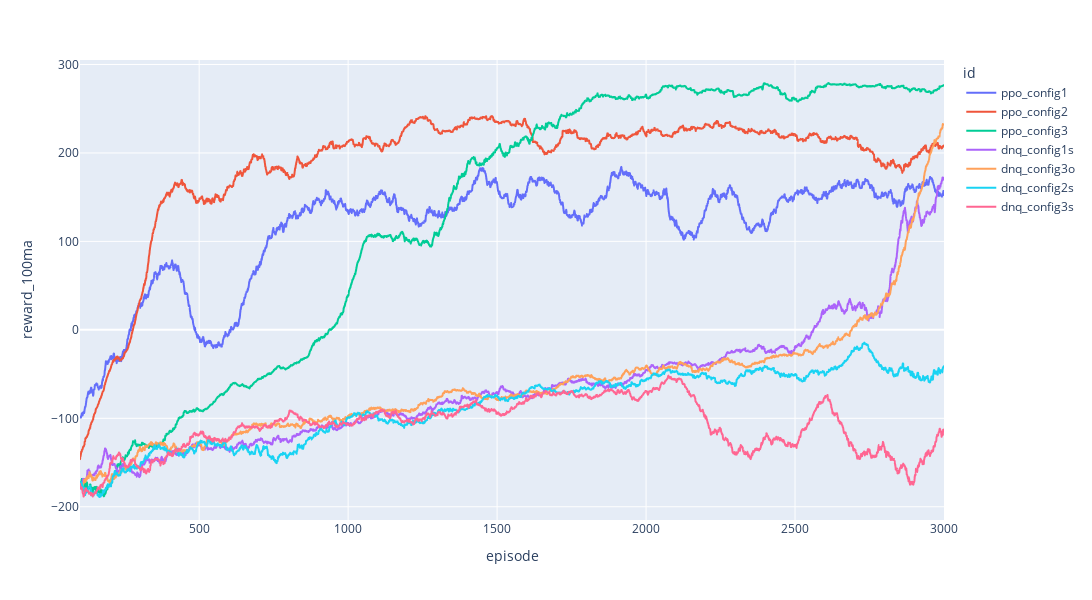

The code cell stored with this chart in its notebook:
### Code cell
fig = px.line(df, x='episode', y='reward_100ma', color='id',width=1400, height=600)
fig

### Figure 1 — Plotly figure (JSON) as saved in the notebook; plotly's stock layout.template omitted (floating-point values rounded to 4 significant figures; data arrays with more than 128 entries replaced by an {"elided": "..."} marker saying what was removed)
{"data": [{"hovertemplate": "id=ppo_config1<br>episode=%{x}<br>reward_100ma=%{y}<extra></extra>", "legendgroup": "ppo_config1", "line": {"color": "#636efa", "dash": "solid"}, "marker": {"symbol": "circle"}, "mode": "lines", "name": "ppo_config1", "showlegend": true, "type": "scattergl", "x": {"elided": "2901 int values"}, "xaxis": "x", "y": {"elided": "2901 float values"}, "yaxis": "y"}, {"hovertemplate": "id=ppo_config2<br>episode=%{x}<br>reward_100ma=%{y}<extra></extra>", "legendgroup": "ppo_config2", "line": {"color": "#EF553B", "dash": "solid"}, "marker": {"symbol": "circle"}, "mode": "lines", "name": "ppo_config2", "showlegend": true, "type": "scattergl", "x": {"elided": "2901 int values"}, "xaxis": "x", "y": {"elided": "2901 float values"}, "yaxis": "y"}, {"hovertemplate": "id=ppo_config3<br>episode=%{x}<br>reward_100ma=%{y}<extra></extra>", "legendgroup": "ppo_config3", "line": {"color": "#00cc96", "dash": "solid"}, "marker": {"symbol": "circle"}, "mode": "lines", "name": "ppo_config3", "showlegend": true, "type": "scattergl", "x": {"elided": "2901 int values"}, "xaxis": "x", "y": {"elided": "2901 float values"}, "yaxis": "y"}, {"hovertemplate": "id=dnq_config1s<br>episode=%{x}<br>reward_100ma=%{y}<extra></extra>", "legendgroup": "dnq_config1s", "line": {"color": "#ab63fa", "dash": "solid"}, "marker": {"symbol": "circle"}, "mode": "lines", "name": "dnq_config1s", "showlegend": true, "type": "scattergl", "x": {"elided": "2901 int values"}, "xaxis": "x", "y": {"elided": "2901 float values"}, "yaxis": "y"}, {"hovertemplate": "id=dnq_config3o<br>episode=%{x}<br>reward_100ma=%{y}<extra></extra>", "legendgroup": "dnq_config3o", "line": {"color": "#FFA15A", "dash": "solid"}, "marker": {"symbol": "circle"}, "mode": "lines", "name": "dnq_config3o", "showlegend": true, "type": "scattergl", "x": {"elided": "2901 int values"}, "xaxis": "x", "y": {"elided": "2901 float values"}, "yaxis": "y"}, {"hovertemplate": "id=dnq_config2s<br>episode=%{x}<br>reward_100ma=%{y}<extra></extra>", "legendgroup": "dnq_config2s", "line": {"color": "#19d3f3", "dash": "solid"}, "marker": {"symbol": "circle"}, "mode": "lines", "name": "dnq_config2s", "showlegend": true, "type": "scattergl", "x": {"elided": "2901 int values"}, "xaxis": "x", "y": {"elided": "2901 float values"}, "yaxis": "y"}, {"hovertemplate": "id=dnq_config3s<br>episode=%{x}<br>reward_100ma=%{y}<extra></extra>", "legendgroup": "dnq_config3s", "line": {"color": "#FF6692", "dash": "solid"}, "marker": {"symbol": "circle"}, "mode": "lines", "name": "dnq_config3s", "showlegend": true, "type": "scattergl", "x": {"elided": "2901 int values"}, "xaxis": "x", "y": {"elided": "2901 float values"}, "yaxis": "y"}], "layout": {"height": 600, "legend": {"title": {"text": "id"}, "tracegroupgap": 0}, "margin": {"t": 60}, "width": 1400, "xaxis": {"anchor": "y", "domain": [0, 1], "title": {"text": "episode"}}, "yaxis": {"anchor": "x", "domain": [0, 1], "title": {"text": "reward_100ma"}}}}
